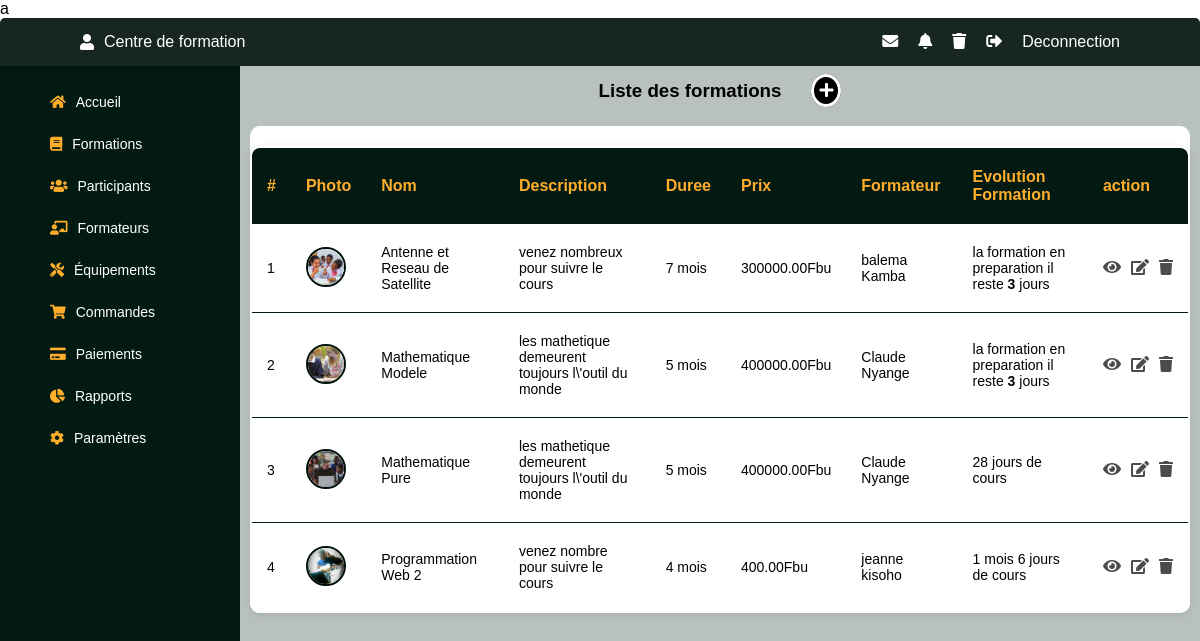
/Admin/liste_formation.php, run on the app's committed database.
### tables this page shows
CREATE TABLE IF NOT EXISTS `formations` (
  `id_formation` int NOT NULL AUTO_INCREMENT,
  `titre` varchar(200) NOT NULL,
  `description` text,
  `prix` decimal(10,2) NOT NULL,
  `duree` varchar(50) DEFAULT NULL,
  `id_formateur` int DEFAULT NULL,
  `debut_formation` date NOT NULL,
  `date_creation` timestamp NULL DEFAULT CURRENT_TIMESTAMP,
  `photo` text NOT NULL,
  PRIMARY KEY (`id_formation`),
  KEY `fk_formateur` (`id_formateur`)
);

CREATE TABLE IF NOT EXISTS `utilisateurs` (
  `id_utilisateur` int NOT NULL AUTO_INCREMENT,
  `nom` varchar(100) NOT NULL,
  `prenom` varchar(100) DEFAULT NULL,
  `email` varchar(150) NOT NULL,
  `mot_de_passe` varchar(255) NOT NULL,
  `telephone` varchar(20) DEFAULT NULL,
  `role` enum('admin','formateur','etudiant','client') DEFAULT 'client',
  `date_creation` timestamp NULL DEFAULT CURRENT_TIMESTAMP,
  `description` text NOT NULL,
  `photo` text NOT NULL,
  `specialite` varchar(50) NOT NULL,
  PRIMARY KEY (`id_utilisateur`),
  UNIQUE KEY `email` (`email`)
);

### modele/formation.php (called while the page is built, shortened)
<?php
include_once("base.php");
class Formation {
    private $titre;
    private $description;
    private $prix;
    private $duree;
    private $id_formateur;
    private $debut_formation;
    private $photo;
    public function __construct($id_formation, $titre, $description, $prix, $duree, $id_formateur, $date_creation, $debut_formation, $photo) {
        $this->titre = $titre;
        $this->description = $description;
        $this->prix = $prix;
        $this->duree = $duree;
        $this->id_formateur = $id_formateur;
        $this->debut_formation = $debut_formation;
        $this->photo = $photo;
    }
    public function getTitre() { return $this->titre; }
    public function getDescription() { return $this->description; }
    public function getPrix() { return $this->prix; }
    public function getDuree() { return $this->duree; }
    public function getIdFormateur() { return $this->id_formateur; }
    public function getDebutFormation() { return $this->debut_formation; }
    public function getPhoto() { return $this->photo; }
}
class RequeteFormation {
    private $crud;
    public function __construct() {
        $pdo = new Database();
        $this->crud = $pdo->getConnection();
    }
    public function getAllFormations() {
        $sql = "SELECT * FROM formations ORDER BY date_creation DESC";
        $stmt = $this->crud->query($sql);
        $formations = [];
        while ($row = $stmt->fetch(PDO::FETCH_ASSOC)) {
            $formations[] = new Formation($row['id_formation'], $row['titre'], $row['description'], $row['prix'], $row['duree'], $row['id_formateur'], $row['date_creation'], $row['debut_formation'], $row['photo']);
        }
        return $formations;
    }
}
?>

### modele/base.php (called while the page is built, shortened)
<?php
class Database {
    private static string $host = "localhost";
    private static string $dbname = "josnet";
    private static string $username = "root";
    private static string $password = "";
    private static ?PDO $conn = null;
    public static function getConnection(): PDO {
        if (self::$conn === null) {
            try {
                self::$conn = new PDO(
                    "mysql:host=" . self::$host . ";dbname=" . self::$dbname . ";charset=utf8",
                    self::$username,
                    self::$password
                );
                self::$conn->setAttribute(PDO::ATTR_ERRMODE, PDO::ERRMODE_EXCEPTION);
                self::$conn->setAttribute(PDO::ATTR_DEFAULT_FETCH_MODE, PDO::FETCH_ASSOC);
            } catch (PDOException $e) {
                die("❌ Erreur de connexion à la base de données : " . $e->getMessage());
            }
        }
        return self::$conn;
    }
}
?>

### modele/utilisateur.php (called while the page is built, shortened)
<?php
include_once('base.php');
class Utilisateur {
    private $nom;
    private $prenom;
    public function __construct(
        $id,
        $nom,
        $prenom,
        $email,
        $mot_de_passe,
        $telephone,
        $role,
        $description,
        $date_creation,
        $photo,
        $specialite = '')
        {
        $this->nom = $nom;
        $this->prenom = $prenom;
    }
    public function getNom() { return $this->nom; }
    public function getPrenom() { return $this->prenom; }
}
class RequeteUtilisateur {
    private $crud;
    public function __construct() {
        $pdo = new Database();
        $this->crud = $pdo->getConnection();
    }
    public function getUtilisateurById($id) {
        $sql = "SELECT * FROM utilisateurs WHERE id_utilisateur = ?";
        $stmt = $this->crud->prepare($sql);
        $stmt->execute([$id]);
        $row = $stmt->fetch(PDO::FETCH_ASSOC);
        if ($row) {
            return new Utilisateur($row['id_utilisateur'], $row['nom'], $row['prenom'], $row['email'], $row['mot_de_passe'], $row['telephone'], $row['role'], $row['description'], $row['date_creation'], $row['photo'], $row['specialite']);
        }
        return null;
    }
}
?>

### controle/controleur_utilisateur.php (called while the page is built, shortened)
<?php
include_once("../modele/utilisateur.php");
class UtilisateurController {
    private $requeteUtilisateur;
    public function __construct() {
        $this->requeteUtilisateur = new RequeteUtilisateur();
    }
    public function getUtilisateur(int $id): array {
        try {
            $utilisateur = $this->requeteUtilisateur->getUtilisateurById($id);
            if ($utilisateur) {
                $utilisateur->setMotDePasse('');
                return ['success' => true, 'data' => $utilisateur];
            }
            return ['success' => false, 'message' => 'Utilisateur non trouvé'];
        } catch (Exception $e) {
            return ['success' => false, 'message' => 'Erreur: ' . $e->getMessage()];
        }
    }
}
?>

### Admin/liste_formation.php (the view, shortened to what this page needs)
<!DOCTYPE html>
<html lang="en">
<head>
    <link rel="stylesheet" href="../vue/font-awesome/css/all.min.css">
    <link rel="stylesheet" href="../vue/styles/stylemenu.css">
    <?php
    include_once('../controle/controleur_formation.php');
    include_once('../controle/controleur_utilisateur.php');
    $utilisateur = new UtilisateurController();
    $formation = new FormationController();
    $listeFormation = $formation->getAllFormations();
    ?>
</head>
<body>
    <div class="header_dash">
        <div class="cont_dash">
             <?php include_once('header.php');?>
            <div class="ail_fle">
                 <?php include_once('menu.php');?>
                <div class="dashcontainu">
                    <div class="tabl_contnu">
                        <div class="titre_formation">
                            <h3>Liste des formations</h3>
                            <div class="ajouter" data-tooltip="ajouter une formation"><a href="../Admin/AjouteFormation.php"><i class="fas fa-plus"></i></a></div>
                        </div>
                        <div class="principal">
                            <table>
                                    <thead>
                                        <tr>
                                            <th>#</th>
                                            <th>Photo</th>
                                            <th>Nom</th>
                                            <th>Description</th>
                                            <th>Duree</th>
                                            <th>Prix</th>
                                            <th>Formateur</th>
                                            <th>Evolution Formation</th>
                                            <th>action</th>
                                        </tr>
                                    </thead>
<?php
$index = 0;
foreach($listeFormation['data'] as $liste){
    $index++;
      $formateur = $utilisateur->getUtilisateur($liste->getIdFormateur());
    ?>
                                    <tr>
                                        <td><?=$index?></td>
                                                                                    <td>
                                            <img src="<?=!empty($liste->getPhoto()) ? '../controle/'.$liste->getPhoto() : 'profil.jpg' ?>"
                                                    alt="profil"
                                                    style="width:40px; height:40px; border-radius:50%; object-fit:cover; border:2px solid #00110a;">
                                            </td>
                                        <td><?=$liste->getTitre()?></td>
                                        <td><?=$liste->getDescription()?></td>
                                        <td><?=round($liste->getDuree()/30)?> mois</td>
                                        <td><?=$liste->getPrix()?>Fbu</td>
                                        <td><?php echo $formateur['data']->getNom();echo " ".$formateur['data']->getPrenom();?></td>
                                        <td>
                                            <?php
                                                $duree = $liste->getDuree();
                                                $dateDebut = $liste->getDebutFormation();
                                                $etat = $formation->getTempsRestantFinFormation($dateDebut,$duree);
                                                echo $etat;
                                            ?>
                                        </td>
                                        <td>
                                                <div class="icons_actuality">
                                                     <a href=""><div class="voir" data-tooltip="Voir"><i class=" fas fa-eye"></i></div></a>
                                                    <a href=""><div class="modifier" data-tooltip="modifier"><i class="fas fa-edit"></i></div></a>
                                                    <a href=""> <div class="supprimer_" data-tooltip="supprimer"><i class="fas fa-trash"></i></div></a>
                                                </div>
                                            </td>
                                    </tr>
<?php }?>
                                </table>
                        </div>
                    </div>
                </div>
            </div>
        </div>
    </div>
</body>
</html>

### controle/controleur_formation.php (shortened to what this page needs)
<?php
include_once("../modele/formation.php");
class FormationController {
    private $requeteFormation;
    public function __construct() {
        $this->requeteFormation = new RequeteFormation();
    }
    public function getAllFormations(): array {
    try {
        $formations = $this->requeteFormation->getAllFormations();
        return [
            'success' => true,
            'data' => $formations,
            'count' => count($formations)
        ];
    } catch (Exception $e) {
        return [
            'success' => false,
            'message' => 'Erreur: ' . $e->getMessage()
        ];
    }
}
    public function getTempsRestantFinFormation($timeSpeci,$duree){
        $timePresent = time();
        $timeSpecifique = strtotime($timeSpeci);
        $heureRestant = ($timeSpecifique - $timePresent)/3600;
        if ($heureRestant<=0 && $heureRestant<$duree) {
            if (abs(round($heureRestant/24))>30) {
                return round(abs(round($heureRestant/24))/30) ." mois ". abs(round($heureRestant/24))%30 ." jours de cours";
            } else {
                return abs(round($heureRestant/24))." jours de cours";
            }
        }
        elseif ($heureRestant >= 0) {
            if (($heureRestant/24)>=30) {
                return 'la formation en preparation il reste <b> '. round(($heureRestant/24)/30) .' mois et '. round($heureRestant/24)%30 .' jours';
            }else{
                return 'la formation en preparation il reste <b> '. round($heureRestant/24) .'</b> jours';
            }
        }
        elseif(abs($heureRestant)>$duree) {
            return 'la formation a deja termine';
        }
    }
}

### vue/styles/stylemenu.css (style rules this page uses)
* { margin: 0; padding: 0; box-sizing: border-box; font-family: sans-serif; }
.principal { display: flex; flex-direction: column; background-color:white; flex: 1; margin: 10px; height:auto; border-radius: 10px; color: black; gap: 0px; }
table { border-collapse: collapse; width: 100%; background: white; border-radius: 10px; overflow: hidden; box-shadow: 0 2px 8px rgba(0,0,0,0.1); }
th, td { padding: 20px 15px; text-align: left; }
th { background: #f0f2f5; font-weight: bold; }
tr:not(:last-child) { border-bottom: 1px solid #e5e5e5; }
td { font-size: 14px; }
.principal { display: flex; flex-direction: column; background-color:white; flex: 1; margin: 10px; height:auto; border-radius: 10px; gap: 0px; }

### Admin/liste_formation.php (style rules this page uses)
.header_dash { width: 100%; height: 100%; display: flex; align-items: center; justify-content: center; overflow: hidden; }
.cont_dash { width: 100%; height: 100vh; background-color: #00110a; border-radius: 5px; }
.ail_fle { width: 100%; height: 100%; display: flex; justify-content: space-between; }
.dashcontainu { width: 80%; height: 94%; background-color: #b9c1be; display: flex; align-items: center; justify-content: center; }
.tabl_contnu { width: 100%; height: 100%; background-color: #b9c1be;; color: black; overflow: scroll; text-align:center; }
tr:nth-child(2) { padding:10px; }
table .icons_actuality { color:gold; display:flex; gap:10px; font-size:16px; }
table .icons_actuality a i { color:rgba(0,0,0,0.7); }
.voir { position: relative; }
.modifier { position: relative; }
.supprimer_ { position: relative; }
.ajouter { position: relative; }
.ajouter a { padding:5px; background:black; border-radius:50%; position:abso lute; top:30px; color:white; text-align:center; border:3px solid white; }
.titre_formation { width: 100%; height:50px; gap:30px; display:flex; align-items:center; justify-content:center; position:fix ed; }
table { border:2px solid red; margin-top:20px; border-collapse: collapse; width: 100%; background: white; overflow: hidden; box-shadow: 0 2px 8px rgba(0,0,0,0.1); }
th, td { padding: 20px 15px; text-align: left; }
th { background: #021a12; font-weight: bold; color : #ffae2b; }
tr:not(:last-child) { border-bottom: 1px solid #021a12; }
td { font-size: 14px; }

### data on the page
formations: photo (picture), titre "Antenne et Reseau de Satellite", description "venez nombreux pour suivre le cours", $liste->getDuree()/30 "7", prix "300000.00", id_formateur.nom "balema", id_formateur.prenom "Kamba"
formations: photo (picture), titre "Mathematique Modele", description "les mathetique demeurent toujours l\\'outil du monde", $liste->getDuree()/30 "5", prix "400000.00", id_formateur.nom "Claude", id_formateur.prenom "Nyange"
formations: photo (picture), titre "Mathematique Pure", description "les mathetique demeurent toujours l\\'outil du monde", $liste->getDuree()/30 "5", prix "400000.00", id_formateur.nom "Claude", id_formateur.prenom "Nyange", etat "28 jours de cours"
formations: photo (picture), titre "Programmation Web 2", description "venez nombre pour suivre le cours", $liste->getDuree()/30 "4", prix "400.00", id_formateur.nom "jeanne", id_formateur.prenom "kisoho", etat "1 mois 6 jours de cours"
